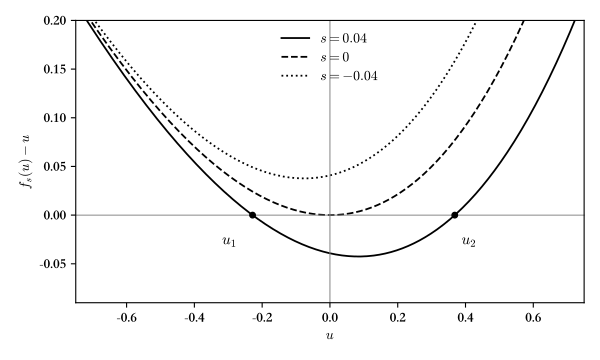

Python code for this plot:
"""第 4 章图：tetration 开折 f_s(u) - u 在实轴上的图像（s > 0、s = 0、s < 0）。

u 坐标 w = e(1+u)，f_s(u) = exp(-s + (1-s)u) - 1。s > 0 时有两个实零点 u_1 < u_2（Glutsyuk 一侧），
s = 0 时 u = 0 是二重零点，s < 0 时没有实零点（Lavaurs 一侧）。
输出 fig4_unfolding.pdf（与脚本同目录）。运行：python3 figures/fig4_unfolding.py
"""
import os

import matplotlib

matplotlib.use("Agg")
import matplotlib.pyplot as plt
import numpy as np

plt.rcParams["font.family"] = ["Songti SC"]
plt.rcParams["mathtext.fontset"] = "cm"
plt.rcParams["axes.unicode_minus"] = False
HERE = os.path.dirname(os.path.abspath(__file__))


def f(s, u):
    return np.exp(-s + (1 - s) * u) - 1


def main():
    u = np.linspace(-0.75, 0.75, 801)
    fig, ax = plt.subplots(figsize=(6.0, 3.6))
    for s, ls, lab in ((0.04, "-", r"$s=0.04$"), (0.0, "--", r"$s=0$"), (-0.04, ":", r"$s=-0.04$")):
        ax.plot(u, f(s, u) - u, color="k", ls=ls, lw=1.3, label=lab)
    ax.axhline(0, color="0.5", lw=0.7)
    ax.axvline(0, color="0.5", lw=0.7)
    # 两个实不动点（s = 0.04）
    from scipy.optimize import brentq  # noqa: E402

    s = 0.04
    r1 = brentq(lambda x: f(s, x) - x, -0.6, -0.01)
    r2 = brentq(lambda x: f(s, x) - x, 0.01, 0.7)
    ax.plot([r1, r2], [0, 0], "ko", ms=4)
    ax.annotate(r"$u_1$", (r1, 0), xytext=(r1 - 0.09, -0.03), fontsize=11)
    ax.annotate(r"$u_2$", (r2, 0), xytext=(r2 + 0.02, -0.03), fontsize=11)
    ax.set_xlim(-0.75, 0.75)
    ax.set_ylim(-0.09, 0.2)
    ax.set_xlabel(r"$u$")
    ax.set_ylabel(r"$f_s(u)-u$")
    ax.legend(loc="upper center", frameon=False, fontsize=10)
    fig.tight_layout()
    fig.savefig(os.path.join(HERE, "fig4_unfolding.pdf"))
    print(f"s=0.04: u1={r1:.6f}, u2={r2:.6f}")


if __name__ == "__main__":
    main()
